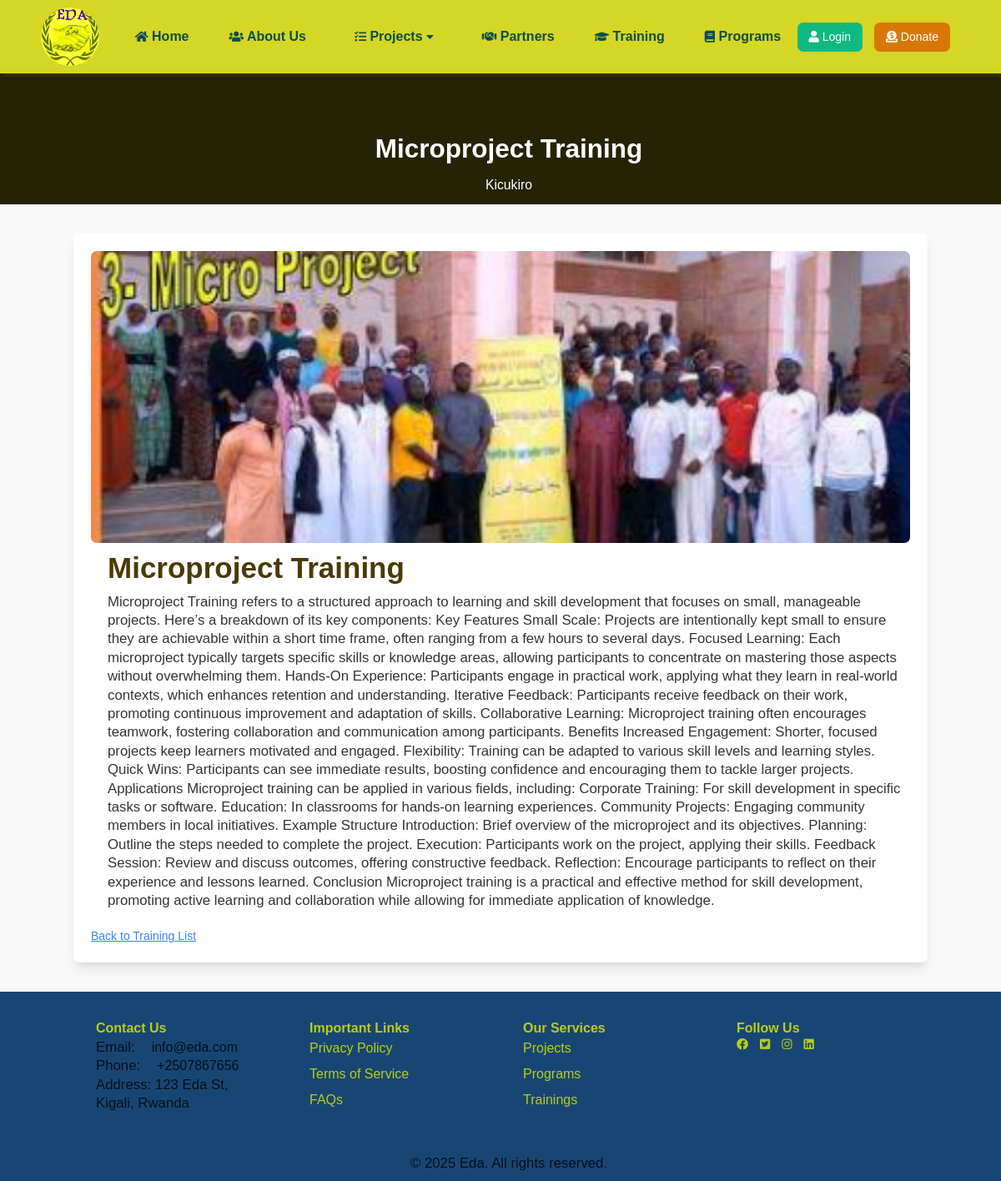
The app's page /training/4/ with its own data.
### eda/models.py (models this page shows, shortened)
class Training(models.Model):
    name = models.CharField(max_length=200)
    location = models.CharField(max_length=200)
    description = models.TextField()
    image = models.ImageField(upload_to='images/', null=True, blank=True)
    created_at = models.DateTimeField(auto_now_add=True)
    updated_at = models.DateTimeField(auto_now=True)

### eda/views.py (the view)
# urls.py: path('training/<int:training_id>/', training_detail, name='training_detail'),
def training_detail(request, training_id):
    training = get_object_or_404(Training, id=training_id)
    return render(request, 'training_detail.html', {'training': training})

### templates/training_detail.html (shortened to what this page needs)
﻿{% extends 'base.html' %}
{% block content %}
<section class="hero-section block h-full py-24 items-center justify-center text-center bg-yellow-900 text-white">
    <h1 class="text-4xl font-bold">{{ training.name }}</h1>
    <p class="mt-4 text-lg">{{ training.location }}</p>
</section>
<main class="container mx-auto py-10">
    <div class="bg-white shadow-lg rounded-lg p-6">
        <img src="{{ training.image.url }}" alt="{{ training.name }}" class="w-full  object-cover rounded-lg" style="height: 350px">
        <h2 class="text-3xl font-semibold mt-4">{{ training.name }}</h2>
        <p class="mt-2 text-gray-700">{{ training.description }}</p>
        <div class="mt-6">
            <a href="{% url 'trainings' %}" class="text-blue-500 underline">Back to Training List</a>
        </div>
    </div>
</main>
{% endblock %}

### templates/base.html (style rules this page uses)
:root { --primary-color: rgb(74, 58, 4); --accent-color: rgba(250, 233, 9, 0.91); --background-color: rgb(248, 248, 248); --dark-background: rgba(47, 79, 78, 0.04); }
* { box-sizing: border-box; font-family: arial, sans-serif; font-size: 14px; }
body { padding: 0; margin: 0; font-family: 'Open Sans', sans-serif; background-color: #F9F9F9; }
footer a ,p, h1, h2, h3, h4, h5, h6 { font-size: 16px; margin-left: 20px; }

### templates/training_detail.html (style rules this page uses)
.hero-section { height: 20vh; background-color: rgb(37, 35, 5); }
.container p { font-size: 1.2rem; line-height: 1.6rem; color: rgba(0, 0, 0, 0.8); }
.container h2 { color: #4a3a04; font-size: 2.5rem; font-weight: 700; margin-bottom: 1rem }

### records on screen
Training: name "Microproject Training", location "Kicukiro", image (picture), description "Microproject Training refers to a structured approach to learning and skill development that focuses on small, manageable projects. Here’s a breakdown of its key components: Key Features Small Scale: Projects are intentionally kept small to ensure they are achievable within a short time frame, often ranging from a few hours to several days. Focused Learning: Each microproject typically targets specific skills or knowledge areas, allowing participants to concentrate on mastering those aspects without overwhelming them. Hands-On Experience: Participants engage in practical work, applying what they learn in real-world contexts, which enhances retention and understanding. Iterative Feedback:…"
